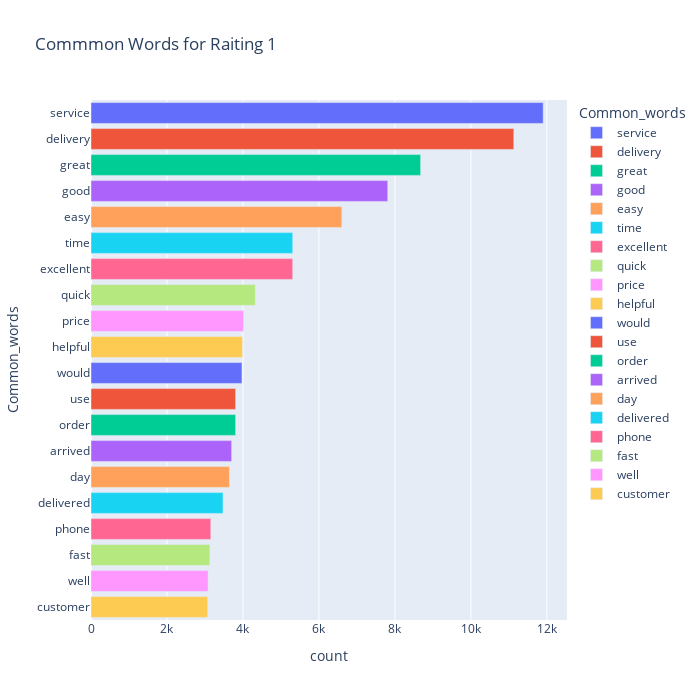

Source (notebook cell):
### Code cell
fig = px.bar(temp, x="count", y="Common_words", title='Commmon Words for Raiting 1', orientation='h', 
             width=700, height=700,color='Common_words')
fig.show()

### Figure 1 — Plotly figure (JSON) as saved in the notebook; plotly's stock layout.template omitted (floating-point values rounded to 4 significant figures)
{"data": [{"alignmentgroup": "True", "hovertemplate": "Common_words=%{y}<br>count=%{x}<extra></extra>", "legendgroup": "service", "marker": {"color": "#636efa", "pattern": {"shape": ""}}, "name": "service", "offsetgroup": "service", "orientation": "h", "showlegend": true, "textposition": "auto", "type": "bar", "x": [11903], "xaxis": "x", "y": ["service"], "yaxis": "y"}, {"alignmentgroup": "True", "hovertemplate": "Common_words=%{y}<br>count=%{x}<extra></extra>", "legendgroup": "delivery", "marker": {"color": "#EF553B", "pattern": {"shape": ""}}, "name": "delivery", "offsetgroup": "delivery", "orientation": "h", "showlegend": true, "textposition": "auto", "type": "bar", "x": [11129], "xaxis": "x", "y": ["delivery"], "yaxis": "y"}, {"alignmentgroup": "True", "hovertemplate": "Common_words=%{y}<br>count=%{x}<extra></extra>", "legendgroup": "great", "marker": {"color": "#00cc96", "pattern": {"shape": ""}}, "name": "great", "offsetgroup": "great", "orientation": "h", "showlegend": true, "textposition": "auto", "type": "bar", "x": [8677], "xaxis": "x", "y": ["great"], "yaxis": "y"}, {"alignmentgroup": "True", "hovertemplate": "Common_words=%{y}<br>count=%{x}<extra></extra>", "legendgroup": "good", "marker": {"color": "#ab63fa", "pattern": {"shape": ""}}, "name": "good", "offsetgroup": "good", "orientation": "h", "showlegend": true, "textposition": "auto", "type": "bar", "x": [7811], "xaxis": "x", "y": ["good"], "yaxis": "y"}, {"alignmentgroup": "True", "hovertemplate": "Common_words=%{y}<br>count=%{x}<extra></extra>", "legendgroup": "easy", "marker": {"color": "#FFA15A", "pattern": {"shape": ""}}, "name": "easy", "offsetgroup": "easy", "orientation": "h", "showlegend": true, "textposition": "auto", "type": "bar", "x": [6602], "xaxis": "x", "y": ["easy"], "yaxis": "y"}, {"alignmentgroup": "True", "hovertemplate": "Common_words=%{y}<br>count=%{x}<extra></extra>", "legendgroup": "time", "marker": {"color": "#19d3f3", "pattern": {"shape": ""}}, "name": "time", "offsetgroup": "time", "orientation": "h", "showlegend": true, "textposition": "auto", "type": "bar", "x": [5310], "xaxis": "x", "y": ["time"], "yaxis": "y"}, {"alignmentgroup": "True", "hovertemplate": "Common_words=%{y}<br>count=%{x}<extra></extra>", "legendgroup": "excellent", "marker": {"color": "#FF6692", "pattern": {"shape": ""}}, "name": "excellent", "offsetgroup": "excellent", "orientation": "h", "showlegend": true, "textposition": "auto", "type": "bar", "x": [5310], "xaxis": "x", "y": ["excellent"], "yaxis": "y"}, {"alignmentgroup": "True", "hovertemplate": "Common_words=%{y}<br>count=%{x}<extra></extra>", "legendgroup": "quick", "marker": {"color": "#B6E880", "pattern": {"shape": ""}}, "name": "quick", "offsetgroup": "quick", "orientation": "h", "showlegend": true, "textposition": "auto", "type": "bar", "x": [4326], "xaxis": "x", "y": ["quick"], "yaxis": "y"}, {"alignmentgroup": "True", "hovertemplate": "Common_words=%{y}<br>count=%{x}<extra></extra>", "legendgroup": "price", "marker": {"color": "#FF97FF", "pattern": {"shape": ""}}, "name": "price", "offsetgroup": "price", "orientation": "h", "showlegend": true, "textposition": "auto", "type": "bar", "x": [4017], "xaxis": "x", "y": ["price"], "yaxis": "y"}, {"alignmentgroup": "True", "hovertemplate": "Common_words=%{y}<br>count=%{x}<extra></extra>", "legendgroup": "helpful", "marker": {"color": "#FECB52", "pattern": {"shape": ""}}, "name": "helpful", "offsetgroup": "helpful", "orientation": "h", "showlegend": true, "textposition": "auto", "type": "bar", "x": [3988], "xaxis": "x", "y": ["helpful"], "yaxis": "y"}, {"alignmentgroup": "True", "hovertemplate": "Common_words=%{y}<br>count=%{x}<extra></extra>", "legendgroup": "would", "marker": {"color": "#636efa", "pattern": {"shape": ""}}, "name": "would", "offsetgroup": "would", "orientation": "h", "showlegend": true, "textposition": "auto", "type": "bar", "x": [3974], "xaxis": "x", "y": ["would"], "yaxis": "y"}, {"alignmentgroup": "True", "hovertemplate": "Common_words=%{y}<br>count=%{x}<extra></extra>", "legendgroup": "use", "marker": {"color": "#EF553B", "pattern": {"shape": ""}}, "name": "use", "offsetgroup": "use", "orientation": "h", "showlegend": true, "textposition": "auto", "type": "bar", "x": [3807], "xaxis": "x", "y": ["use"], "yaxis": "y"}, {"alignmentgroup": "True", "hovertemplate": "Common_words=%{y}<br>count=%{x}<extra></extra>", "legendgroup": "order", "marker": {"color": "#00cc96", "pattern": {"shape": ""}}, "name": "order", "offsetgroup": "order", "orientation": "h", "showlegend": true, "textposition": "auto", "type": "bar", "x": [3807], "xaxis": "x", "y": ["order"], "yaxis": "y"}, {"alignmentgroup": "True", "hovertemplate": "Common_words=%{y}<br>count=%{x}<extra></extra>", "legendgroup": "arrived", "marker": {"color": "#ab63fa", "pattern": {"shape": ""}}, "name": "arrived", "offsetgroup": "arrived", "orientation": "h", "showlegend": true, "textposition": "auto", "type": "bar", "x": [3702], "xaxis": "x", "y": ["arrived"], "yaxis": "y"}, {"alignmentgroup": "True", "hovertemplate": "Common_words=%{y}<br>count=%{x}<extra></extra>", "legendgroup": "day", "marker": {"color": "#FFA15A", "pattern": {"shape": ""}}, "name": "day", "offsetgroup": "day", "orientation": "h", "showlegend": true, "textposition": "auto", "type": "bar", "x": [3644], "xaxis": "x", "y": ["day"], "yaxis": "y"}, {"alignmentgroup": "True", "hovertemplate": "Common_words=%{y}<br>count=%{x}<extra></extra>", "legendgroup": "delivered", "marker": {"color": "#19d3f3", "pattern": {"shape": ""}}, "name": "delivered", "offsetgroup": "delivered", "orientation": "h", "showlegend": true, "textposition": "auto", "type": "bar", "x": [3475], "xaxis": "x", "y": ["delivered"], "yaxis": "y"}, {"alignmentgroup": "True", "hovertemplate": "Common_words=%{y}<br>count=%{x}<extra></extra>", "legendgroup": "phone", "marker": {"color": "#FF6692", "pattern": {"shape": ""}}, "name": "phone", "offsetgroup": "phone", "orientation": "h", "showlegend": true, "textposition": "auto", "type": "bar", "x": [3154], "xaxis": "x", "y": ["phone"], "yaxis": "y"}, {"alignmentgroup": "True", "hovertemplate": "Common_words=%{y}<br>count=%{x}<extra></extra>", "legendgroup": "fast", "marker": {"color": "#B6E880", "pattern": {"shape": ""}}, "name": "fast", "offsetgroup": "fast", "orientation": "h", "showlegend": true, "textposition": "auto", "type": "bar", "x": [3130], "xaxis": "x", "y": ["fast"], "yaxis": "y"}, {"alignmentgroup": "True", "hovertemplate": "Common_words=%{y}<br>count=%{x}<extra></extra>", "legendgroup": "well", "marker": {"color": "#FF97FF", "pattern": {"shape": ""}}, "name": "well", "offsetgroup": "well", "orientation": "h", "showlegend": true, "textposition": "auto", "type": "bar", "x": [3083], "xaxis": "x", "y": ["well"], "yaxis": "y"}, {"alignmentgroup": "True", "hovertemplate": "Common_words=%{y}<br>count=%{x}<extra></extra>", "legendgroup": "customer", "marker": {"color": "#FECB52", "pattern": {"shape": ""}}, "name": "customer", "offsetgroup": "customer", "orientation": "h", "showlegend": true, "textposition": "auto", "type": "bar", "x": [3073], "xaxis": "x", "y": ["customer"], "yaxis": "y"}], "layout": {"barmode": "relative", "height": 700, "legend": {"title": {"text": "Common_words"}, "tracegroupgap": 0}, "title": {"text": "Commmon Words for Raiting 1"}, "width": 700, "xaxis": {"anchor": "y", "domain": [0, 1], "title": {"text": "count"}}, "yaxis": {"anchor": "x", "categoryarray": ["customer", "well", "fast", "phone", "delivered", "day", "arrived", "order", "use", "would", "helpful", "price", "quick", "excellent", "time", "easy", "good", "great", "delivery", "service"], "categoryorder": "array", "domain": [0, 1], "title": {"text": "Common_words"}}}}
